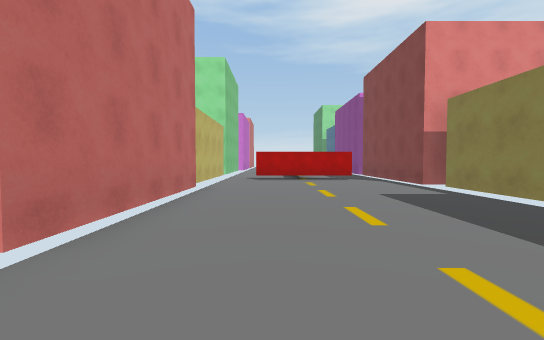
View 1 (above)

16 first-person views from a walk through a Unity game level. The camera is 1.2 m above the floor, tilts 2° down and sees 90° across. The floor is counted in squares, 2 m on a side. Each view is taken from the middle of a square. On the plan, view 1 faces up. The plan holds only what a view shows up to about 9 squares ahead; the rest is blank. The place goes on beyond the plan. The player character is not drawn.

View 2
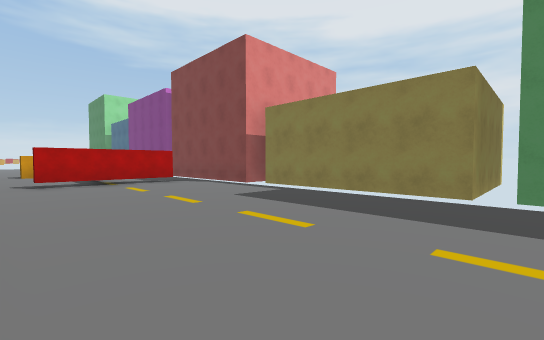

View 3
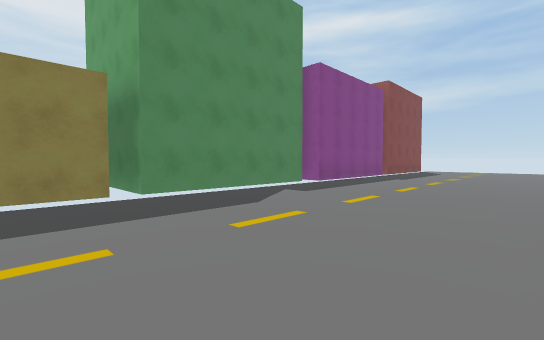

View 4
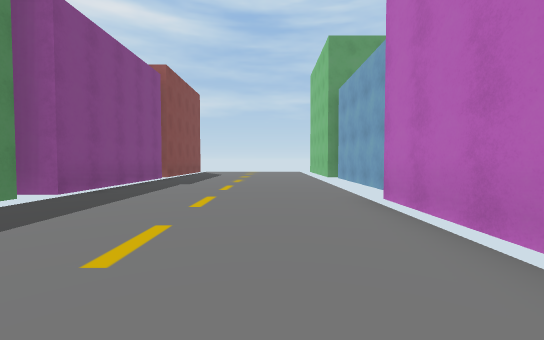

View 5
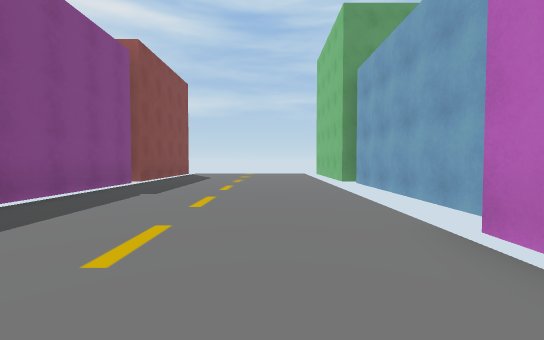

View 6
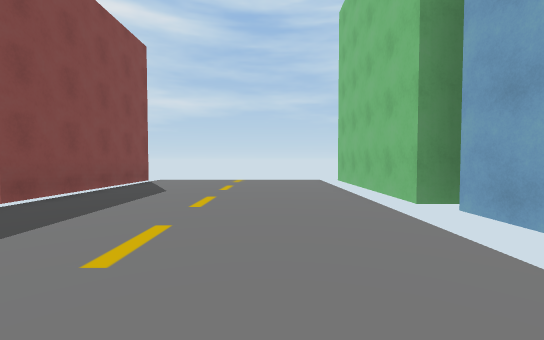

View 7
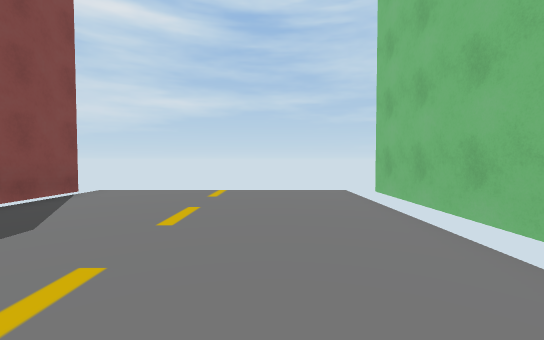

View 8
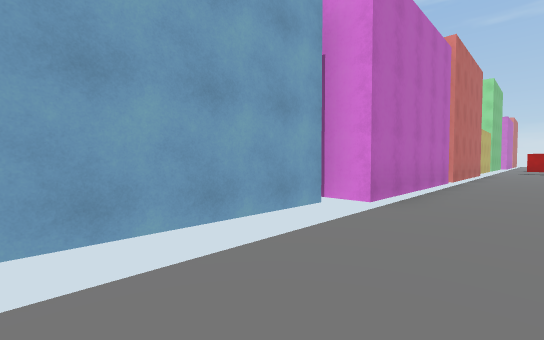

View 9
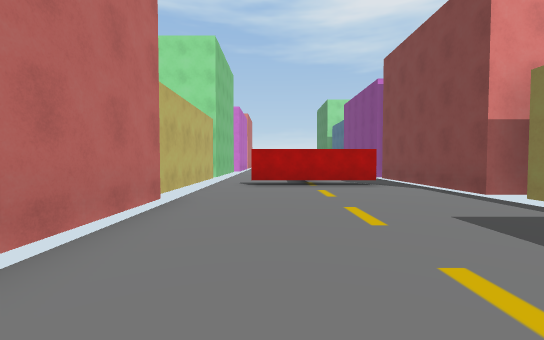

View 10
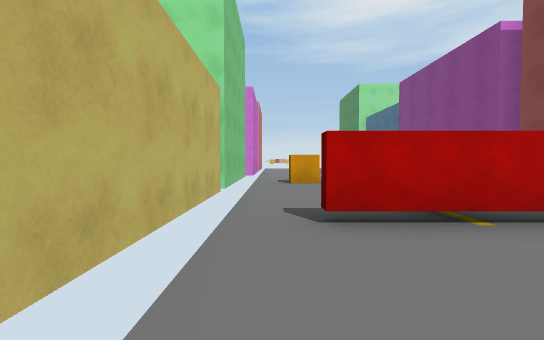

View 11
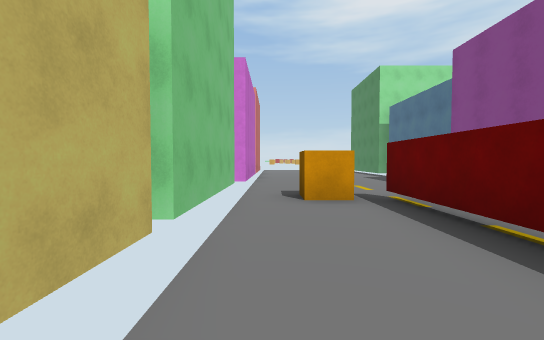

View 12
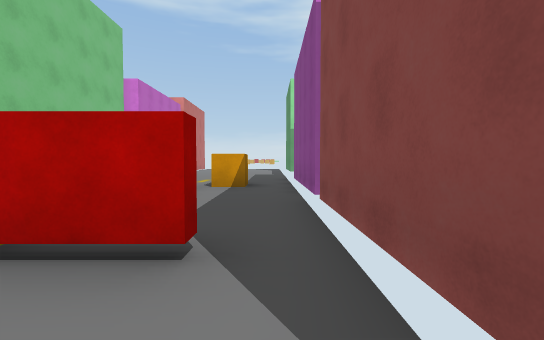

View 13
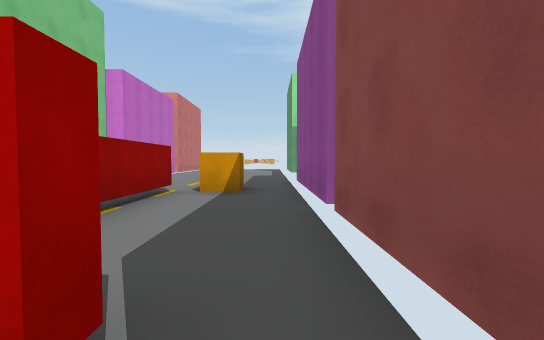

View 14
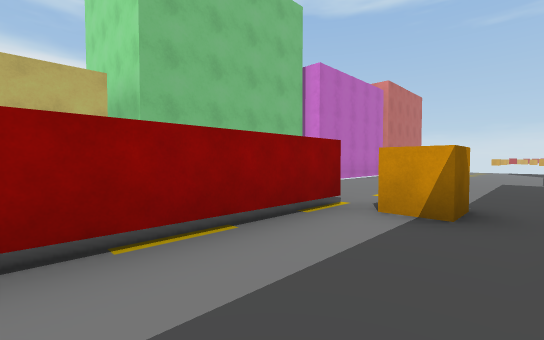

View 15
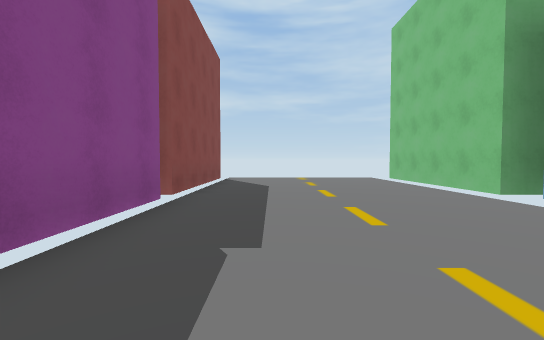

View 16
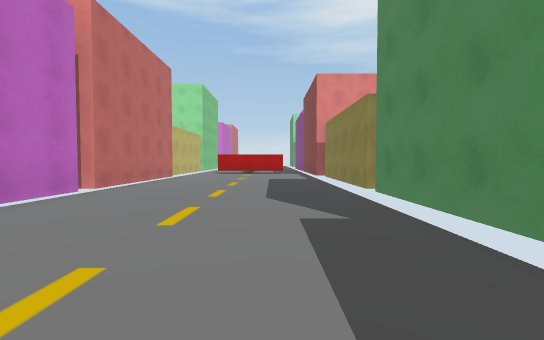

### Floor plan
Ten units are one square. View 1 is at (0, 0); x grows to the right and y downward. Boxes are objects, and circles mark ways between rooms. Rooms are numbered by the first view taken in them; rooms with no view inside come last. Other rooms are left out.
<svg viewBox="-28 -150 73 287">
<path fill="none" stroke="#000" d="M40 34 40 -12M-23 36 -23 82M-17 -12 -17 32M40 -17 40 -62M37 82 37 38M-20 87 -20 132M-17 -62 -17 -17M37 -67 37 -84M26 -85 -5 -85M-20 -85 -20 -68M37 132 37 88M8 -108 8 -134M-20 -112 -20 -85M-20 -145 -20 -118M37 -118 37 -145M11 -134 11 -99M37 -84 37 -112"/>
<rect x="-5" y="-135" width="10" height="10" fill="#bbb"><title>cube</title></rect>
<rect x="15" y="-135" width="10" height="10" fill="#bbb"><title>cube</title></rect>
<circle cx="-10" cy="-90" r="3" fill="#2a7"/>
<circle cx="30" cy="-90" r="3" fill="#2a7"/>
<circle cx="10" cy="-140" r="3" fill="#2a7"/>
<text x="10" y="20">1</text>
<text x="0" y="-120">2</text>
<text x="30" y="-120">3</text>
</svg>
Room 1 opens to room 2. Room 1 opens to room 3. Room 2 opens to room 3.

Where each view was taken, in squares from view 1:
view 1: 0 up, 0 right, facing up
view 2: 1 up, 1 left, facing up-right
view 3: 3 up, 1 left, facing down-right
view 4: 1 up, 0 right, facing down
view 5: 1 down, 0 right, facing down
view 6: 5 down, 0 right, facing down
view 7: 8 down, 0 right, facing down
view 8: 7 down, 0 right, facing up-left
view 9: 2 up, 0 right, facing up
view 10: 6 up, 1 left, facing up
view 11: 9 up, 1 left, facing up
view 12: 7 up, 3 right, facing up
view 13: 8 up, 3 right, facing up
view 14: 10 up, 3 right, facing up-left
view 15: 4 down, 2 right, facing down
view 16: 4 down, 2 right, facing up
